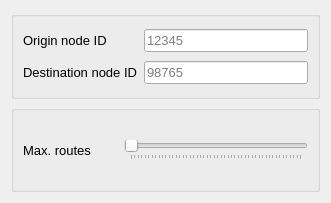
<?xml version="1.0" encoding="UTF-8"?>
<ui version="4.0">
 <class>single_rc_config</class>
 <widget class="QWidget" name="single_rc_config">
  <property name="geometry">
   <rect>
    <x>0</x>
    <y>0</y>
    <width>331</width>
    <height>203</height>
   </rect>
  </property>
  <property name="windowTitle">
   <string>AequilibraE - Execute single</string>
  </property>
  <layout class="QGridLayout" name="gridLayout_3">
   <item row="0" column="0">
    <widget class="QGroupBox" name="gridGroupBox">
     <property name="font">
      <font>
       <pointsize>10</pointsize>
      </font>
     </property>
     <layout class="QGridLayout" name="gridLayout">
      <item row="1" column="0">
       <widget class="QLabel" name="label_2">
        <property name="text">
         <string>Destination node ID</string>
        </property>
       </widget>
      </item>
      <item row="0" column="1">
       <widget class="QLineEdit" name="node_from">
        <property name="placeholderText">
         <string>12345</string>
        </property>
       </widget>
      </item>
      <item row="1" column="1">
       <widget class="QLineEdit" name="node_to">
        <property name="placeholderText">
         <string>98765</string>
        </property>
       </widget>
      </item>
      <item row="0" column="0">
       <widget class="QLabel" name="label">
        <property name="text">
         <string>Origin node ID</string>
        </property>
       </widget>
      </item>
     </layout>
    </widget>
   </item>
   <item row="1" column="0">
    <widget class="QGroupBox" name="gridGroupBox">
     <property name="font">
      <font>
       <pointsize>10</pointsize>
      </font>
     </property>
     <layout class="QGridLayout" name="gridLayout_2">
      <item row="0" column="0">
       <widget class="QLabel" name="label_3">
        <property name="minimumSize">
         <size>
          <width>95</width>
          <height>0</height>
         </size>
        </property>
        <property name="text">
         <string>Max. routes</string>
        </property>
       </widget>
      </item>
      <item row="0" column="1">
       <widget class="QSlider" name="sld_max_routes">
        <property name="mouseTracking">
         <bool>false</bool>
        </property>
        <property name="minimum">
         <number>1</number>
        </property>
        <property name="maximum">
         <number>50</number>
        </property>
        <property name="pageStep">
         <number>1</number>
        </property>
        <property name="value">
         <number>1</number>
        </property>
        <property name="sliderPosition">
         <number>1</number>
        </property>
        <property name="tracking">
         <bool>true</bool>
        </property>
        <property name="orientation">
         <enum>Qt::Horizontal</enum>
        </property>
        <property name="tickPosition">
         <enum>QSlider::TicksBelow</enum>
        </property>
        <property name="tickInterval">
         <number>1</number>
        </property>
       </widget>
      </item>
     </layout>
    </widget>
   </item>
  </layout>
 </widget>
 <resources/>
 <connections/>
</ui>
